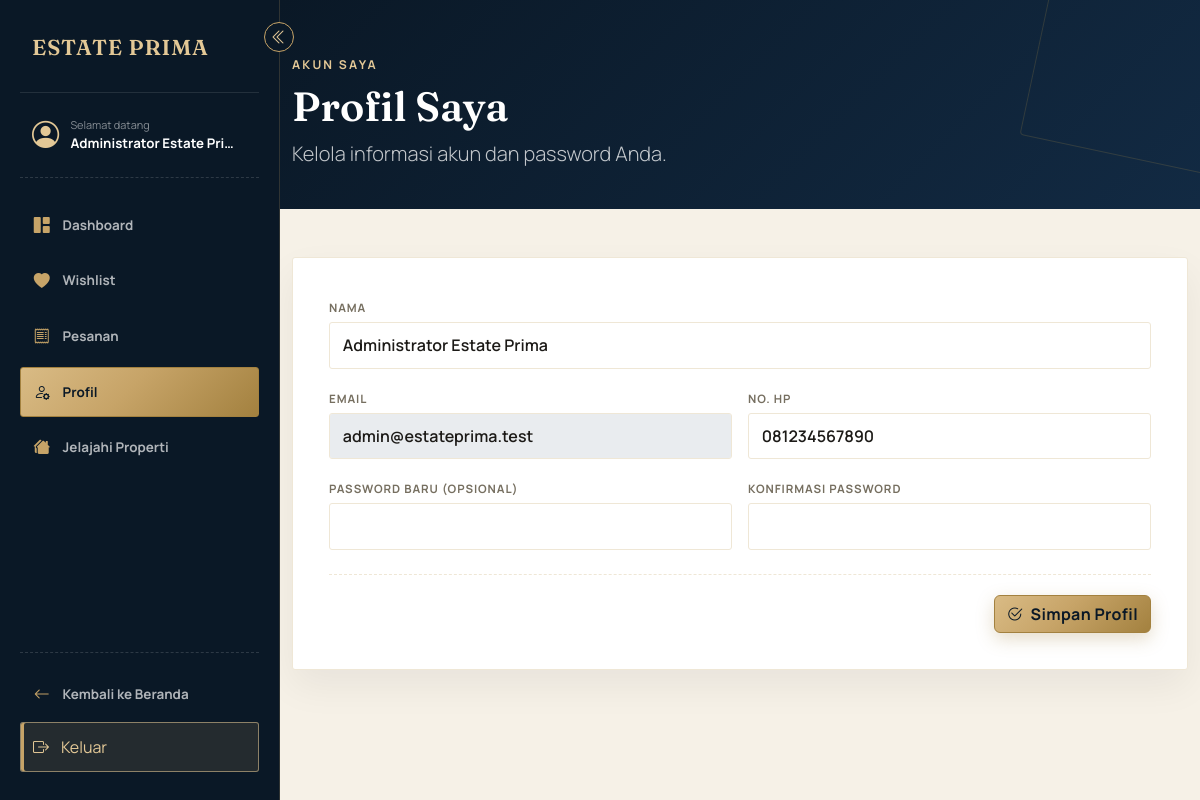
/profil.php (signed in), run on an earlier commit of the app's database.
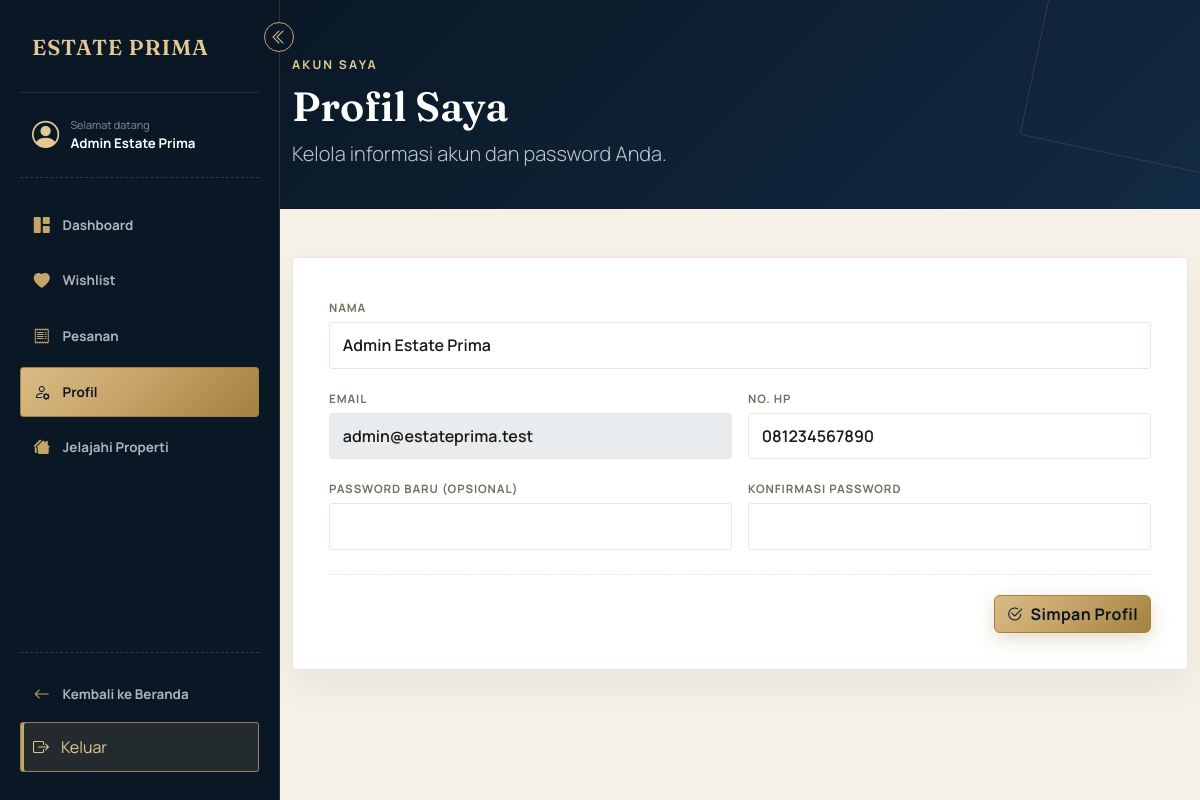
And on a later commit of the database.
### tables this page shows
CREATE TABLE IF NOT EXISTS `users` (
  `id` INT UNSIGNED AUTO_INCREMENT PRIMARY KEY,
  `nama` VARCHAR(100) NOT NULL,
  `email` VARCHAR(150) NOT NULL UNIQUE,
  `password` VARCHAR(255) NOT NULL,
  `no_hp` VARCHAR(20) DEFAULT NULL,
  `role` ENUM('admin', 'user') NOT NULL DEFAULT 'user',
  `created_at` TIMESTAMP NOT NULL DEFAULT CURRENT_TIMESTAMP
);

### includes/auth.php (called while the page is built, shortened)
<?php
function user_login() {
    return [
        'id'    => $_SESSION['user_id'],
        'nama'  => $_SESSION['nama'],
        'email' => $_SESSION['email'],
        'role'  => $_SESSION['role'],
    ];
}

### profil.php (the view, shortened to what the changed rows need)
<?php
require_once __DIR__ . '/config/database.php';
require_once __DIR__ . '/includes/auth.php';
$user_id = (int) $_SESSION['user_id'];
$stmt = mysqli_prepare($koneksi, 'SELECT nama, email, no_hp FROM users WHERE id = ?');
mysqli_stmt_bind_param($stmt, 'i', $user_id);
mysqli_stmt_execute($stmt);
$profil = mysqli_fetch_assoc(mysqli_stmt_get_result($stmt));
$user = user_login();
$dashboard_sidebar = true;
$dashboard_sidebar_active = 'profil';
require_once __DIR__ . '/includes/header.php';
?>
<div class="page-header"><div class="container"><p class="eyebrow mb-2">Akun Saya</p><h1 class="mb-2">Profil Saya</h1><p class="lead mb-0">Kelola informasi akun dan password Anda.</p></div></div>
<main class="py-5"><div class="container"><div class="admin-form-card">
<form method="POST" action="profil.php"><input type="hidden" name="csrf_token" value="<?= htmlspecialchars(csrf_token()) ?>"><div class="row g-3">
<div class="col-12 field-panel"><label class="form-label" for="nama">Nama</label><input class="form-control" id="nama" name="nama" value="<?= htmlspecialchars($profil['nama'] ?? '') ?>" required></div>
<div class="col-md-6 field-panel"><label class="form-label" for="email">Email</label><input class="form-control" id="email" value="<?= htmlspecialchars($profil['email'] ?? '') ?>" disabled></div>
<div class="col-md-6 field-panel"><label class="form-label" for="no_hp">No. HP</label><input class="form-control" id="no_hp" name="no_hp" value="<?= htmlspecialchars($profil['no_hp'] ?? '') ?>"></div>
</div><div class="form-actions"><button class="btn btn-gold" type="submit"><i class="bi bi-check2-circle me-1"></i> Simpan Profil</button></div></form>
</div></div></main>
<?php require_once __DIR__ . '/includes/dashboard-footer.php'; ?>

### includes/header.php (shortened to what the changed rows need)
<?php
$dashboard_sidebar = $dashboard_sidebar ?? false;
$admin_sidebar = $admin_sidebar ?? false;
$dashboard_sidebar_active = $dashboard_sidebar_active ?? 'dashboard';
$user = $user ?? null;
?>
<!DOCTYPE html>
<html lang="id">
<head>
    <link rel="stylesheet" href="https://cdnjs.cloudflare.com/ajax/libs/bootstrap/5.3.3/css/bootstrap.min.css">
    <link rel="stylesheet" href="https://cdnjs.cloudflare.com/ajax/libs/bootstrap-icons/1.11.3/font/bootstrap-icons.min.css">
    <link rel="stylesheet" href="<?= BASE_URL ?>assets/css/style.css?v=<?= filemtime(__DIR__ . '/../assets/css/style.css') ?>">
</head>
<body class="<?= ($dashboard_sidebar || $admin_sidebar) ? 'has-dashboard-sidebar' : '' ?>">
<?php if ($admin_sidebar): ?>
    <aside class="dashboard-sidebar admin-sidebar">
        <button type="button" class="sidebar-toggle" aria-label="Ciutkan sidebar" title="Ciutkan sidebar"><i class="bi bi-chevron-double-left"></i></button>
        <a class="dashboard-sidebar-brand" href="<?= BASE_URL ?>admin-dashboard.php"><span class="sidebar-label">ESTATE <span>PRIMA</span></span></a>
        <div class="dashboard-sidebar-user">
            <i class="bi bi-shield-lock-fill"></i>
            <div><small class="sidebar-label">Panel Admin</small><strong class="sidebar-label"><?= htmlspecialchars(isset($user['nama']) ? $user['nama'] : 'Administrator') ?></strong></div>
        </div>
        <nav class="dashboard-sidebar-nav" aria-label="Navigasi admin">
            <a href="<?= BASE_URL ?>admin-dashboard.php" class="<?= $dashboard_sidebar_active === 'dashboard' ? 'active' : '' ?>"><i class="bi bi-speedometer2"></i><span class="sidebar-label">Dashboard</span></a>
            <a href="<?= BASE_URL ?>admin-properti.php" class="<?= $dashboard_sidebar_active === 'properti' ? 'active' : '' ?>"><i class="bi bi-houses-fill"></i><span class="sidebar-label">Kelola Properti</span></a>
            <a href="<?= BASE_URL ?>admin-transaksi.php" class="<?= $dashboard_sidebar_active === 'transaksi' ? 'active' : '' ?>"><i class="bi bi-receipt"></i><span class="sidebar-label">Kelola Transaksi</span></a>
            <a href="<?= BASE_URL ?>admin-agen.php" class="<?= $dashboard_sidebar_active === 'agen' ? 'active' : '' ?>"><i class="bi bi-person-badge-fill"></i><span class="sidebar-label">Kelola Agen</span></a>
            <a href="<?= BASE_URL ?>admin-pesan.php" class="<?= $dashboard_sidebar_active === 'pesan' ? 'active' : '' ?>"><i class="bi bi-envelope-fill"></i><span class="sidebar-label">Pesan Kontak</span></a>
            <a href="<?= BASE_URL ?>admin-users.php" class="<?= $dashboard_sidebar_active === 'users' ? 'active' : '' ?>"><i class="bi bi-people-fill"></i><span class="sidebar-label">Kelola Users</span></a>
        </nav>
        <div class="dashboard-sidebar-bottom">
            <a href="<?= BASE_URL ?>index.php"><i class="bi bi-arrow-left"></i><span class="sidebar-label">Kembali ke Beranda</span></a>
            <form method="POST" action="<?= BASE_URL ?>logout.php"><input type="hidden" name="csrf_token" value="<?= htmlspecialchars(csrf_token()) ?>"><button type="submit" class="sidebar-logout"><i class="bi bi-box-arrow-right"></i><span class="sidebar-label">Keluar</span></button></form>
        </div>
    </aside>
<?php elseif ($dashboard_sidebar): ?>
    <aside class="dashboard-sidebar">
        <button type="button" class="sidebar-toggle" aria-label="Ciutkan sidebar" title="Ciutkan sidebar"><i class="bi bi-chevron-double-left"></i></button>
        <a class="dashboard-sidebar-brand" href="<?= BASE_URL ?>dashboard-user.php"><span class="sidebar-label">ESTATE <span>PRIMA</span></span></a>
        <div class="dashboard-sidebar-user">
            <i class="bi bi-person-circle"></i>
            <div><small class="sidebar-label">Selamat datang</small><strong class="sidebar-label"><?= htmlspecialchars(isset($user['nama']) ? $user['nama'] : 'Pengguna') ?></strong></div>
        </div>
        <nav class="dashboard-sidebar-nav" aria-label="Navigasi dashboard">
            <a href="<?= BASE_URL ?>dashboard-user.php" class="<?= $dashboard_sidebar_active === 'dashboard' ? 'active' : '' ?>"><i class="bi bi-grid-1x2-fill"></i><span class="sidebar-label">Dashboard</span></a>
            <a href="<?= BASE_URL ?>wishlist.php" class="<?= $dashboard_sidebar_active === 'wishlist' ? 'active' : '' ?>"><i class="bi bi-heart-fill"></i><span class="sidebar-label">Wishlist</span></a>
            <a href="<?= BASE_URL ?>pesanan.php" class="<?= $dashboard_sidebar_active === 'pesanan' ? 'active' : '' ?>"><i class="bi bi-receipt"></i><span class="sidebar-label">Pesanan</span></a>
            <a href="<?= BASE_URL ?>profil.php" class="<?= $dashboard_sidebar_active === 'profil' ? 'active' : '' ?>"><i class="bi bi-person-gear"></i><span class="sidebar-label">Profil</span></a>
            <a href="<?= BASE_URL ?>listing.php"><i class="bi bi-houses-fill"></i><span class="sidebar-label">Jelajahi Properti</span></a>
        </nav>
        <div class="dashboard-sidebar-bottom">
            <a href="<?= BASE_URL ?>index.php"><i class="bi bi-arrow-left"></i><span class="sidebar-label">Kembali ke Beranda</span></a>
            <form method="POST" action="<?= BASE_URL ?>logout.php"><button type="submit" class="sidebar-logout"><i class="bi bi-box-arrow-right"></i><span class="sidebar-label">Keluar</span></button></form>
        </div>
    </aside>
<?php endif; ?>

What changed in the data, as far as the page shows it:
changed users "admin@estateprima.test": nama (not shown) → "Admin Estate Prima"; nama "Administrator Estate Prima" → "Admin Estate Prima"
